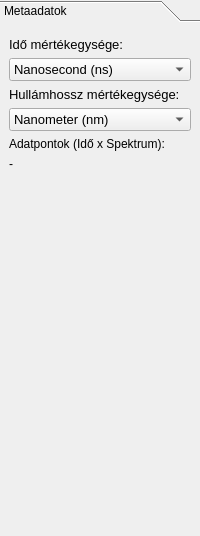
  <widget class="QDockWidget" name="dockProperties">
   <property name="sizePolicy">
    <sizepolicy hsizetype="Preferred" vsizetype="Expanding">
     <horstretch>0</horstretch>
     <verstretch>0</verstretch>
    </sizepolicy>
   </property>
   <property name="minimumSize">
    <size>
     <width>200</width>
     <height>536</height>
    </size>
   </property>
   <property name="baseSize">
    <size>
     <width>300</width>
     <height>767</height>
    </size>
   </property>
   <property name="features">
    <set>QDockWidget::DockWidgetFeature::DockWidgetFloatable|QDockWidget::DockWidgetFeature::DockWidgetMovable</set>
   </property>
   <property name="allowedAreas">
    <set>Qt::DockWidgetArea::LeftDockWidgetArea|Qt::DockWidgetArea::RightDockWidgetArea</set>
   </property>
   <property name="windowTitle">
    <string>Tuljadonságok</string>
   </property>
   <property name="dockLocation">
    <enum>Qt::DockWidgetArea::RightDockWidgetArea</enum>
   </property>
   <attribute name="dockWidgetArea">
    <number>2</number>
   </attribute>
   <widget class="QWidget" name="dockPropertiesContents">
    <layout class="QVBoxLayout" name="verticalLayout_3">
     <property name="spacing">
      <number>0</number>
     </property>
     <property name="leftMargin">
      <number>0</number>
     </property>
     <property name="topMargin">
      <number>0</number>
     </property>
     <property name="rightMargin">
      <number>0</number>
     </property>
     <property name="bottomMargin">
      <number>0</number>
     </property>
     <item>
      <widget class="QToolBox" name="tbxProperties">
       <property name="sizePolicy">
        <sizepolicy hsizetype="Preferred" vsizetype="Expanding">
         <horstretch>0</horstretch>
         <verstretch>0</verstretch>
        </sizepolicy>
       </property>
       <property name="currentIndex">
        <number>0</number>
       </property>
       <widget class="QWidget" name="pageMetadata">
        <property name="geometry">
         <rect>
          <x>0</x>
          <y>0</y>
          <width>241</width>
          <height>694</height>
         </rect>
        </property>
        <attribute name="label">
         <string>Metaadatok</string>
        </attribute>
        <layout class="QVBoxLayout" name="verticalLayout_13">
         <item>
          <widget class="QLabel" name="lblTimeMetric">
           <property name="sizePolicy">
            <sizepolicy hsizetype="Fixed" vsizetype="Fixed">
             <horstretch>0</horstretch>
             <verstretch>0</verstretch>
            </sizepolicy>
           </property>
           <property name="minimumSize">
            <size>
             <width>0</width>
             <height>0</height>
            </size>
           </property>
           <property name="font">
            <font>
             <pointsize>10</pointsize>
             <bold>false</bold>
             <kerning>true</kerning>
            </font>
           </property>
           <property name="text">
            <string>Idő mértékegysége:</string>
           </property>
          </widget>
         </item>
         <item>
          <widget class="QComboBox" name="cbTimeMetric">
           <property name="font">
            <font>
             <pointsize>10</pointsize>
             <bold>false</bold>
            </font>
           </property>
           <item>
            <property name="text">
             <string>Nanosecond (ns)</string>
            </property>
           </item>
           <item>
            <property name="text">
             <string>Microsecond (μs)</string>
            </property>
           </item>
           <item>
            <property name="text">
             <string>Picosecond (ps)</string>
            </property>
           </item>
           <item>
            <property name="text">
             <string>Femtosecond (fs)</string>
            </property>
           </item>
           <item>
            <property name="text">
             <string>Attosecond (as)</string>
            </property>
           </item>
          </widget>
         </item>
         <item>
          <widget class="QLabel" name="lblWavelengthMetric">
           <property name="sizePolicy">
            <sizepolicy hsizetype="Fixed" vsizetype="Fixed">
             <horstretch>0</horstretch>
             <verstretch>0</verstretch>
            </sizepolicy>
           </property>
           <property name="font">
            <font>
             <pointsize>10</pointsize>
             <bold>false</bold>
            </font>
           </property>
           <property name="text">
            <string>Hullámhossz mértékegysége:</string>
           </property>
          </widget>
         </item>
         <item>
          <widget class="QComboBox" name="cbWavelengthMetric">
           <property name="font">
            <font>
             <pointsize>10</pointsize>
             <bold>false</bold>
            </font>
           </property>
           <item>
            <property name="text">
             <string>Nanometer (nm)</string>
            </property>
           </item>
           <item>
            <property name="text">
             <string>Micrometer (µm)</string>
            </property>
           </item>
           <item>
            <property name="text">
             <string>Picometer (pm)</string>
            </property>
           </item>
          </widget>
         </item>
         <item>
          <widget class="QLabel" name="lblMetaShapeDescription">
           <property name="text">
            <string>Adatpontok (Idő x Spektrum):</string>
           </property>
          </widget>
         </item>
         <item>
          <widget class="QLabel" name="lblMetaShape">
           <property name="text">
            <string>-</string>
           </property>
          </widget>
         </item>
         <item>
          <spacer name="verticalSpacer">
           <property name="orientation">
            <enum>Qt::Orientation::Vertical</enum>
           </property>
           <property name="sizeHint" stdset="0">
            <size>
             <width>20</width>
             <height>40</height>
            </size>
           </property>
          </spacer>
         </item>
        </layout>
       </widget>
      </widget>
     </item>
    </layout>
   </widget>
  </widget>
